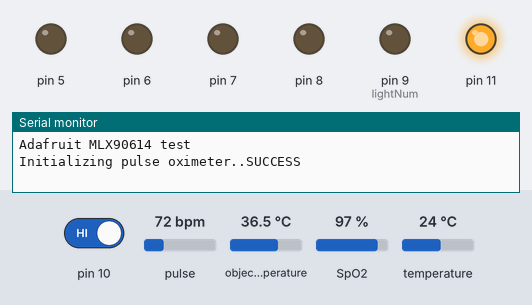
Recording of a sketch running on a simulated Arduino Uno, built with avr-gcc and run on an emulated ATmega328P. On the bench: output pins drawn as LEDs (lit = HIGH), the last lines printed to the serial monitor. The inputs (shaded band) are chosen by the test bench; at power-on: pin 10 HIGH, pulse 72 bpm, object temperature 36.5 °C, SpO2 97 %, temperature 24 °C.

Above: at 1.2 s.
1.3 s: pin 10 driven LOW
At 1.9 s:
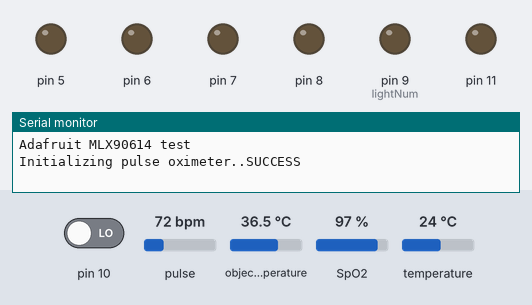
2.8 s: pin 10 driven HIGH
At 3.17 s:
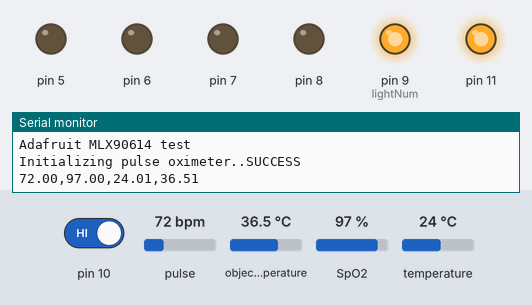
5.8 s: pin 10 driven LOW
At 6.6 s:
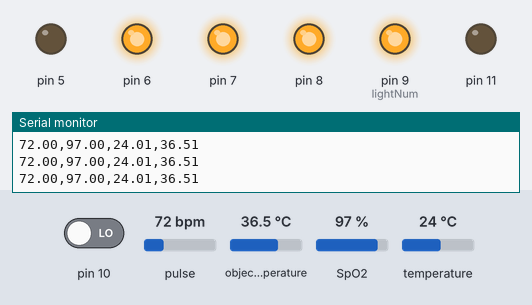
Timing chart, 0 to 8.8 s (numbered marks = the images above; inputs shaded):
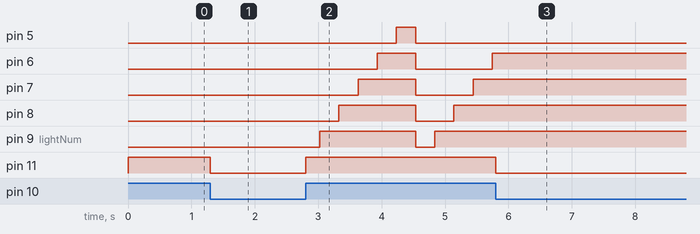

Measured:
- after the input at 1.3 s, pin 9 (lightNum): stays LOW (without the input it goes to HIGH after 1.4 s); pin 11: HIGH → LOW at once
- after the input at 2.8 s, pin 5: LOW → HIGH after 1.4 s, → LOW 0.30 s later; pin 6: LOW → HIGH after 1.1 s, → LOW 0.61 s later, → HIGH 1.2 s later
- after the input at 5.8 s, pin 5: stops changing and stays LOW; pin 6–8, pin 9 (lightNum): stops changing and stays HIGH; pin 11: HIGH → LOW at once

The sketch:

SerialData.ino
```cpp
#include <Wire.h>
#include <Adafruit_MLX90614.h>
#include "MAX30100_PulseOximeter.h"
#include <SoftwareSerial.h>

#define REPORTING_PERIOD_MS     300

Adafruit_MLX90614 mlx = Adafruit_MLX90614();
PulseOximeter pox;
uint32_t tsLastReport = 0;

bool stateSend = false;

//Data send
float heart_rate = 0;
float oxygen_saturation = 0;
float temp_ambC = 0;
float temp_objC = 0;

int lightNum=9;
int statusPresent = 0;

void setup() {
     Serial.begin(2000000);
  // put your setup code here, to run once:
  pinMode(5, OUTPUT);
  pinMode(6, OUTPUT);
  pinMode(7, OUTPUT);
  pinMode(8, OUTPUT);
  pinMode(9, OUTPUT);

  pinMode(10, INPUT);
  pinMode(11, OUTPUT);


    Serial.println("Adafruit MLX90614 test");
    Serial.print("Initializing pulse oximeter..");

    // Initialize the PulseOximeter instance
    // Failures are generally due to an improper I2C wiring, missing power supply
    // or wrong target chip
    if (!pox.begin()) {
        Serial.println("FAILED");
        for(;;);
    } else {
        Serial.println("SUCCESS");
    }
    pox.setIRLedCurrent(MAX30100_LED_CURR_7_6MA);
    mlx.begin();


}

void loop() {

  pox.update();

   statusPresent = digitalRead(10);

    if (millis() - tsLastReport > REPORTING_PERIOD_MS) {

      heart_rate = pox.getHeartRate();
      oxygen_saturation = pox.getSpO2();
      temp_ambC = mlx.readAmbientTempC();
      temp_objC = mlx.readObjectTempC();
      tsLastReport = millis();

    }

   if (heart_rate > 0 and oxygen_saturation> 0 and statusPresent== HIGH){
      stateSend = true;
    }

    if(statusPresent == LOW){
      digitalWrite(11, LOW);
    }else{
        digitalWrite(11, HIGH);
    }

    if(stateSend){
        showDataSend();
        animationLeds();
      }

      heart_rate = -1;
      oxygen_saturation = -1;
      stateSend = false;

}

void animationLeds(){

    if(lightNum<5){
      for(int i =9; i>=5; i--){
          digitalWrite(i, LOW);
          }
          lightNum=9;
    }else{
       digitalWrite(lightNum, HIGH);
       lightNum--;
      }

   }


void showDataSend(){

    Serial.println(String(heart_rate)+
                ','+String(oxygen_saturation) +
                ','+String(temp_ambC)+
                ','+String(temp_objC));
 /*
  //[heartRate, oxygen, tempAmbC, tempObjC]

 */
}
```
